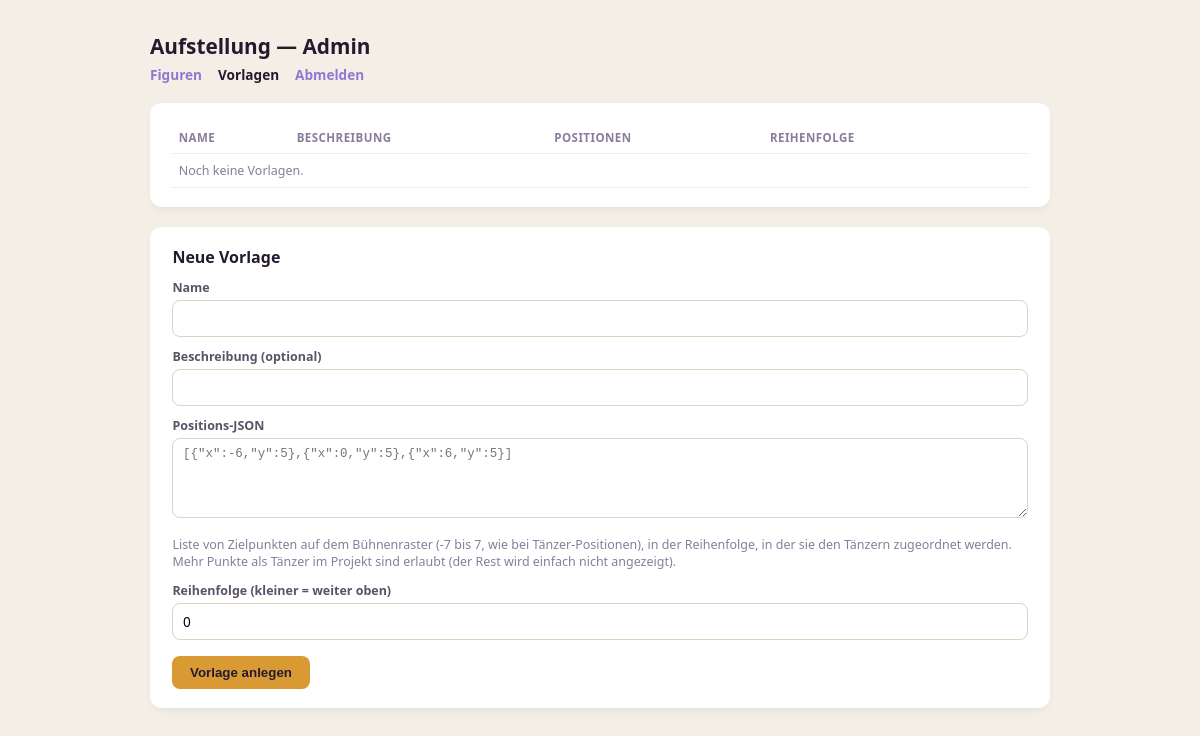
Page /admin/layouts.php (signed in) on the earlier database version.
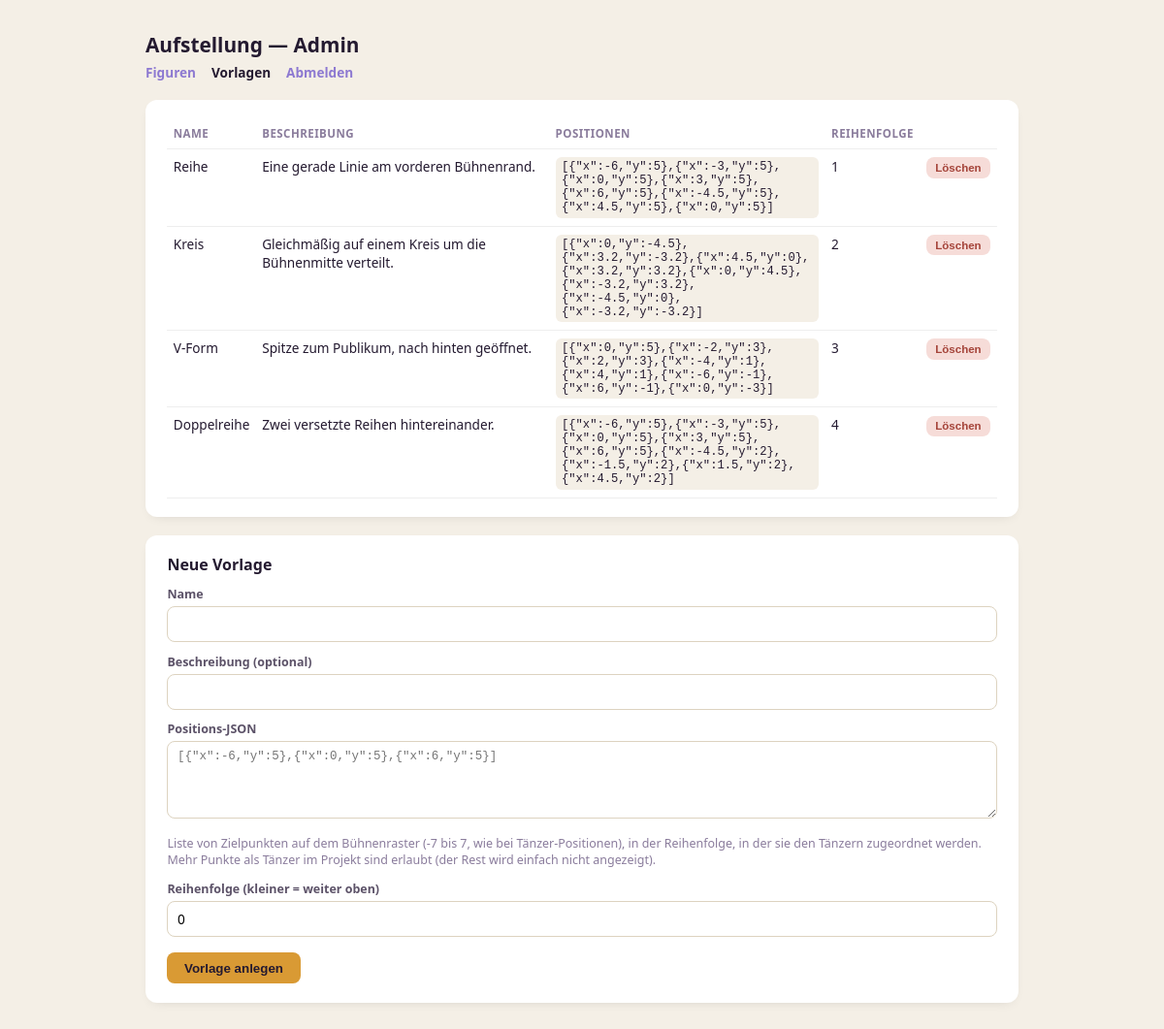
Same page on the later database version.
### tables this page shows
CREATE TABLE IF NOT EXISTS layouts (
  id              VARCHAR(32)   NOT NULL PRIMARY KEY,
  name            VARCHAR(120)  NOT NULL,
  description     VARCHAR(255)  NULL,
  positions_json  JSON          NOT NULL,
  sort_order      INT           NOT NULL DEFAULT 0
);

### api/lib/db.php (called while the page is built, shortened)
<?php
function db(): PDO {
    static $pdo = null;
    $driver = env_get('DB_DRIVER', 'mysql');
    $opts = [
        PDO::ATTR_ERRMODE => PDO::ERRMODE_EXCEPTION,
        PDO::ATTR_DEFAULT_FETCH_MODE => PDO::FETCH_ASSOC,
        PDO::ATTR_EMULATE_PREPARES => false,
    ];
    if ($driver === 'sqlite') {
        $path = env_get('DB_SQLITE_PATH', __DIR__ . '/../../data/aufstellung.sqlite');
        $dir = dirname($path);
        if (!is_dir($dir)) mkdir($dir, 0770, true);
        $pdo = new PDO('sqlite:' . $path, null, null, $opts);
        $pdo->exec('PRAGMA foreign_keys = ON');
    } else {
        $host = env_get('DB_HOST', 'localhost');
        $name = env_get('DB_NAME', '');
        $user = env_get('DB_USER', '');
        $pass = env_get('DB_PASS', '');
        $dsn = "mysql:host={$host};dbname={$name};charset=utf8mb4";
        $pdo = new PDO($dsn, $user, $pass, $opts);
    }
    return $pdo;
}

### admin/layouts.php (the view, shortened to what this page needs)
<?php
require_once __DIR__ . '/../api/lib/db.php';
$rows = db()->query('SELECT id, name, description, positions_json, sort_order FROM layouts ORDER BY sort_order ASC, name ASC')->fetchAll();
function h2($s) { return htmlspecialchars((string)$s, ENT_QUOTES, 'UTF-8'); }
?>
<!doctype html>
<html lang="de">
<head>
</head>
<body>
<div class="wrap">
  <h1>Aufstellung — Admin</h1>
  <nav><a href="index.php">Figuren</a><a class="current" href="layouts.php">Vorlagen</a><a href="logout.php">Abmelden</a></nav>
  <div class="card">
    <table>
      <thead><tr><th>Name</th><th>Beschreibung</th><th>Positionen</th><th>Reihenfolge</th><th></th></tr></thead>
      <tbody>
      <?php foreach ($rows as $row): ?>
        <tr>
          <td><?= h2($row['name']) ?></td>
          <td><?= h2($row['description']) ?></td>
          <td><pre><?= h2($row['positions_json']) ?></pre></td>
          <td><?= h2($row['sort_order']) ?></td>
          <td>
            <form method="post" onsubmit="return confirm('Vorlage wirklich löschen?');">
              <button type="submit" class="del-btn">Löschen</button>
            </form>
          </td>
        </tr>
      <?php endforeach; ?>
      <?php if (!$rows): ?><tr><td colspan="5" class="hint">Noch keine Vorlagen.</td></tr><?php endif; ?>
      </tbody>
    </table>
  </div>
  <div class="card">
    <strong>Neue Vorlage</strong>
    <form method="post">
      <label for="name">Name</label>
      <input type="text" id="name" name="name" required maxlength="120">
      <label for="description">Beschreibung (optional)</label>
      <input type="text" id="description" name="description" maxlength="255">
      <label for="positions_json">Positions-JSON</label>
      <textarea id="positions_json" name="positions_json" required placeholder='[{"x":-6,"y":5},{"x":0,"y":5},{"x":6,"y":5}]'></textarea>
      <p class="hint">
        Liste von Zielpunkten auf dem Bühnenraster (-7 bis 7, wie bei Tänzer-Positionen), in der Reihenfolge, in der sie den Tänzern zugeordnet werden.
        Mehr Punkte als Tänzer im Projekt sind erlaubt (der Rest wird einfach nicht angezeigt).
      </p>
      <label for="sort_order">Reihenfolge (kleiner = weiter oben)</label>
      <input type="number" id="sort_order" name="sort_order" value="0">
      <button type="submit">Vorlage anlegen</button>
    </form>
  </div>
</div>
</body>
</html>

### admin/layouts.php (style rules this page uses)
body { font-family:system-ui,sans-serif;background:#f4efe6;color:#241a30;margin:0;padding:2rem; }
.wrap { max-width:900px;margin:0 auto; }
h1 { font-size:1.3rem;margin:0 0 .3rem; }
nav { margin-bottom:1.2rem;font-size:.85rem; }
nav a { color:#8d79d1;text-decoration:none;font-weight:600;margin-right:1rem; }
nav a.current { color:#241a30; }
.card { background:#fff;border-radius:12px;padding:1.2rem 1.4rem;margin-bottom:1.2rem;box-shadow:0 4px 14px -8px rgba(0,0,0,.2); }
table { width:100%;border-collapse:collapse;font-size:.85rem; }
th,td { text-align:left;padding:.5rem .4rem;border-bottom:1px solid #eee;vertical-align:top; }
th { color:#8a7c9c;font-size:.72rem;text-transform:uppercase;letter-spacing:.04em; }
code,pre { font-family:ui-monospace,Consolas,monospace;font-size:.76rem;background:#f4efe6;border-radius:6px;padding:.2rem .4rem; }
pre { white-space:pre-wrap;word-break:break-word;margin:0;max-width:340px; }
label { display:block;font-size:.78rem;font-weight:700;margin:.7rem 0 .25rem;color:#5c5268; }
input[type="text"],input[type="number"],textarea { width:100%;box-sizing:border-box;padding:.5rem .6rem;border-radius:8px;border:1px solid #ddd3c0;font-size:.85rem;font-family:inherit; }
textarea { font-family:ui-monospace,Consolas,monospace;font-size:.78rem;min-height:80px; }
button { margin-top:1rem;padding:.55rem 1.1rem;border-radius:8px;border:none;background:#d99a34;color:#241a30;font-weight:700;cursor:pointer; }
.del-btn { margin:0;padding:.3rem .6rem;font-size:.72rem;background:#f6dcd8;color:#a5443a; }
.hint { color:#8a7c9c;font-size:.78rem; }

Differences in the rows shown:
added layouts: name "Reihe", description "Eine gerade Linie am vorderen Bühnenrand.", positions_json "[{\"x\":-6,\"y\":5},{\"x\":-3,\"y\":5},{\"x\":0,\"y\":5},{\"x\":3,\"y\":5},{\"x\":6,\"y\":5},{\"x\":-4.5,\"y\":5},{\"x\":4.5,\"y\":5},{\"x\":0,\"y\":5}]", sort_order "1"
added layouts: name "Kreis", description "Gleichmäßig auf einem Kreis um die Bühnenmitte verteilt.", positions_json "[{\"x\":0,\"y\":-4.5},{\"x\":3.2,\"y\":-3.2},{\"x\":4.5,\"y\":0},{\"x\":3.2,\"y\":3.2},{\"x\":0,\"y\":4.5},{\"x\":-3.2,\"y\":3.2},{\"x\":-4.5,\"y\":0},{\"x\":-3.2,\"y\":-3.2}]", sort_order "2"
added layouts: name "V-Form", description "Spitze zum Publikum, nach hinten geöffnet.", positions_json "[{\"x\":0,\"y\":5},{\"x\":-2,\"y\":3},{\"x\":2,\"y\":3},{\"x\":-4,\"y\":1},{\"x\":4,\"y\":1},{\"x\":-6,\"y\":-1},{\"x\":6,\"y\":-1},{\"x\":0,\"y\":-3}]", sort_order "3"
added layouts: name "Doppelreihe", description "Zwei versetzte Reihen hintereinander.", positions_json "[{\"x\":-6,\"y\":5},{\"x\":-3,\"y\":5},{\"x\":0,\"y\":5},{\"x\":3,\"y\":5},{\"x\":6,\"y\":5},{\"x\":-4.5,\"y\":2},{\"x\":-1.5,\"y\":2},{\"x\":1.5,\"y\":2},{\"x\":4.5,\"y\":2}]", sort_order "4"
Other differences:
text no longer shown: "Noch keine Vorlagen."
